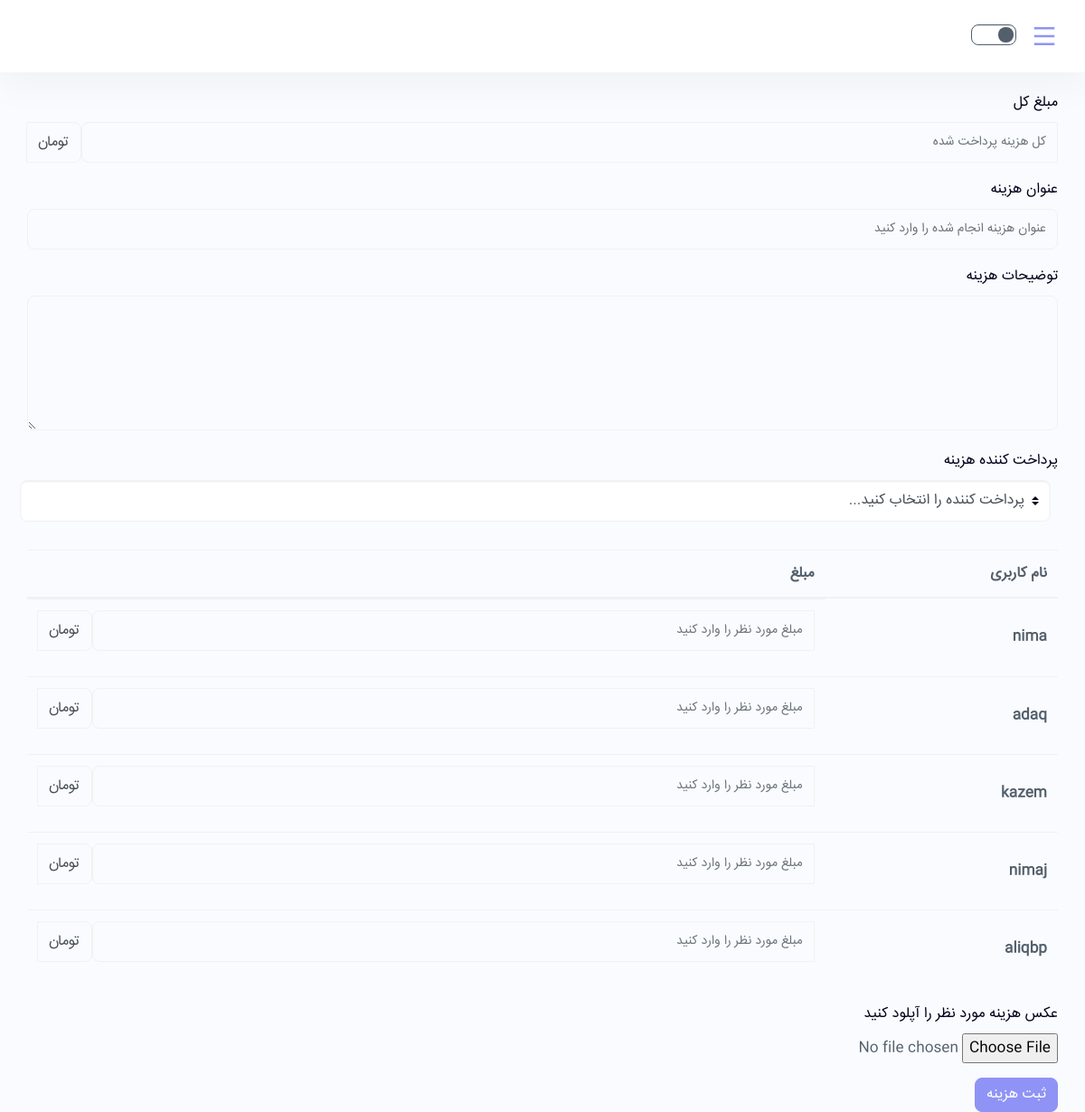
Page /add-expense/3N2S3C6ZAW/2/ (signed in) on the earlier database version.
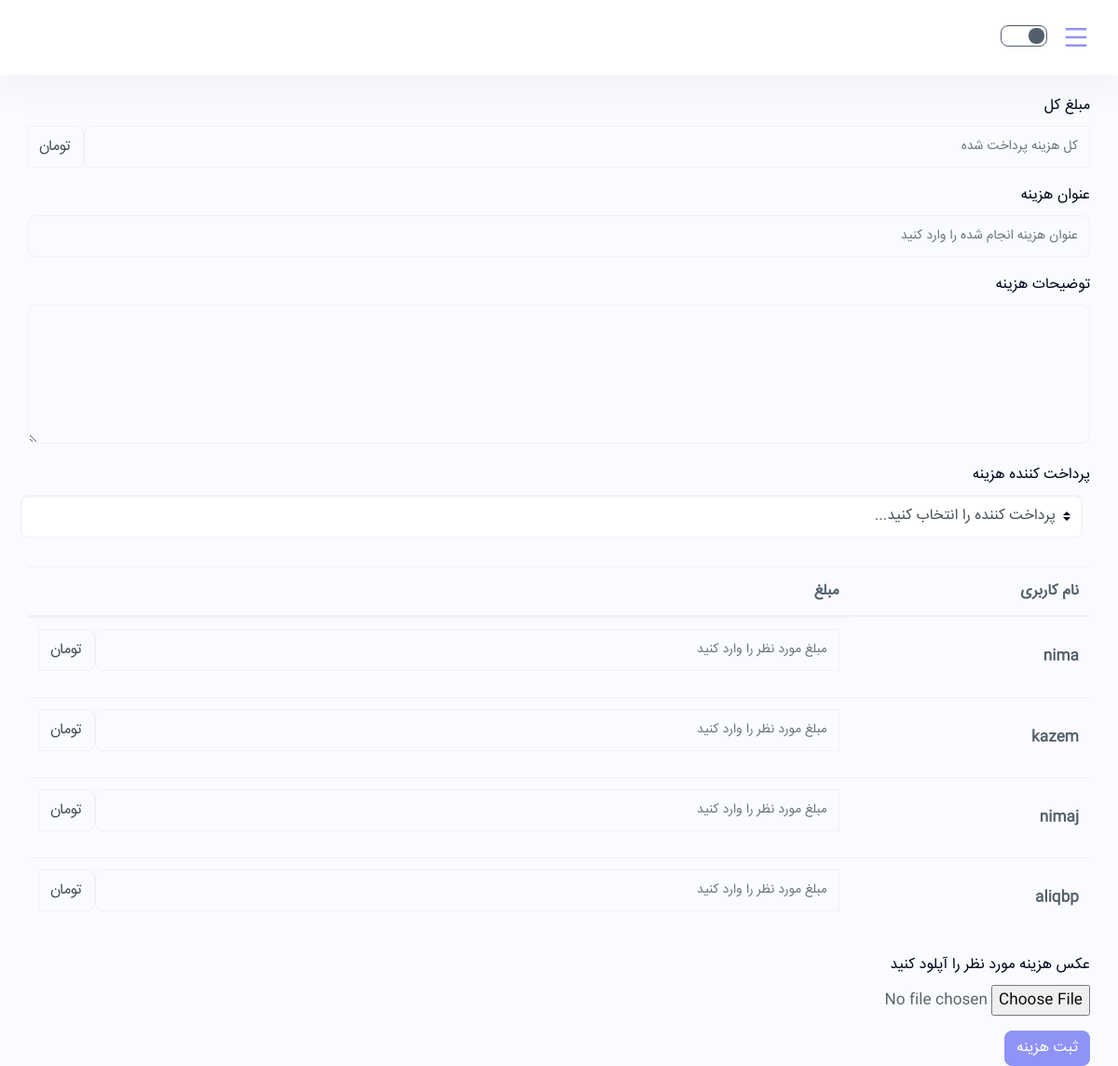
Same page on the later database version.
### DongLand/models.py (models this page shows)
class User(AbstractUser):
    phone_number = models.CharField(max_length=100)
    address = models.CharField(max_length=200)

### DongLand/views.py (the view, shortened to what this page needs)
# urls.py: path('add-expense/<token>/<type_of_calculate>/', views.add_expense, name='add_expense'),
@login_required(login_url='login_page')
def add_expense(request, token, type_of_calculate):
    if request.method == "GET":
        bunch_of_user = list(Bunch.objects.filter(token_str=token))
        users = list(bunch_of_user[0].users.all())
        return render(request, "add_expense.html", {"users": users, "type_of_calculate": type_of_calculate})

### templates/add_expense.html (shortened to what this page needs)
{% extends "user_base.html" %}
{% load static %}
{% block content %}
    {% if users|length > 1 %}
        <form method="POST" action="." enctype="multipart/form-data">
            <div class=" form-group">
                <label for="totalAmount">مبلغ کل</label>
                <div class="input-group mb-3">
                    <input type="number" step="100" class="form-control" placeholder="کل هزینه پرداخت شده"
                           aria-label="Recipient's username" aria-describedby="basic-addon2" name="totalAmount"
                           id="totalAmount" required>
                    <div class="input-group-append">
                        <span class="input-group-text" id="basic-addon2">تومان</span>
                    </div>
                </div>
            </div>
            <div class="form-group">
                <label for="subjectInput">عنوان هزینه</label>
                <input type="text" class="form-control" id="subjectInput" aria-describedby="emailHelp"
                       placeholder="عنوان هزینه انجام شده را وارد کنید" name="subject" required>
            </div>
            <div class="form-group">
                <label for="descriptionInput">توضیحات هزینه</label>
                <textarea class="form-control" id="descriptionInput" rows="3" name="description"></textarea>
            </div>
            <label class="my-1 mr-2" for="selectPayer">پرداخت کننده هزینه</label>
            <select class="custom-select my-1 mr-sm-2" id="selectPayer" name="payer" required>
                <option selected>پرداخت کننده را انتخاب کنید...</option>
            </select>
            <br>
            <br>
            {% if type_of_calculate != "1" %}
                <table class="table table-striped">
                    <thead>
                    <tr>
                        <th scope="col">نام کاربری</th>
                        <th scope="col">{% if type_of_calculate == "2" %}
                            مبلغ
                        {% else %}
                            درصد
                        {% endif %}</th>
                    </tr>
                    </thead>
                    <tbody>
                    {% for user in users %}
                        <tr>
                            <th scope="row">{{ user.username }}</th>
                            <td class="input-group mb-3">
                                <input type="number" class="form-control"
                                       placeholder="{% if type_of_calculate == "2" %}مبلغ مورد نظر را وارد کنید{% else %}درصد مورد نظر را وارد کنید{% endif %}"
                                       aria-label="Recipient's username" aria-describedby="basic-addon2"
                                       name="{{ user.username }}">
                                <div class="input-group-append">
                                        <span class="input-group-text"
                                              id="basic-addon2">{% if type_of_calculate == "2" %}
                                            تومان
                                        {% else %}
                                            %
                                        {% endif %}</span>
                                </div>
                            </td>
                        </tr>
                    {% endfor %}
                    </tbody>
                </table>
            {% endif %}
            <div class="form-group">
                <label for="exampleFormControlFile1">عکس هزینه مورد نظر را آپلود کنید</label>
                <input type="file" class="form-control-file" id="exampleFormControlFile1" name="expenseImage">
            </div>
            <button type="submit" class="btn btn-primary">ثبت هزینه</button>
        </form>
    {% else %}
        <h4>هیچ کسی جز شما در گروه حضور ندارد</h4>
    {% endif %}
{% endblock %}

Differences in the rows shown:
no longer on this page (row edited): User: username "adaq"
